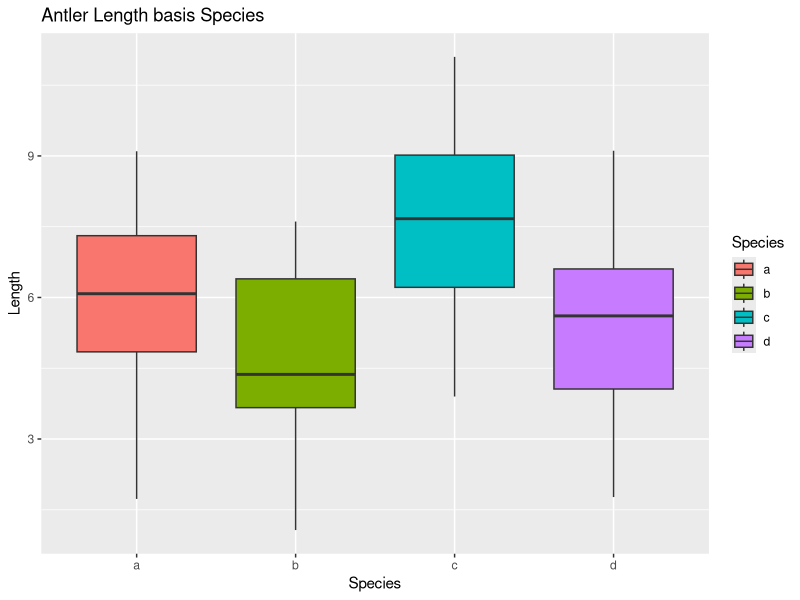

Write R code to recreate this figure.
## ---- chunk 1
knitr::opts_chunk$set(echo = TRUE)
## ---- chunk 2
library(ggplot2)
setwd("~/data_projects/fall22_hw/isye6414_hw/hw4")
## ---- chunk 3
data1 = read.csv("./homework04data01.csv",sep=",")
dim(data1)
summary(data1)
## ---- chunk 4
table(data1$Species)
## ---- chunk 5
ggplot(data1, aes(x=Species, y=Length, fill=Species)) +
    geom_boxplot() + ggtitle("Antler Length basis Species")
## ---- chunk 6
anova_v0 = aov(Length ~ Species, data=data1)
model.tables(anova_v0, type = "means")
## ---- chunk 7
summary(anova_v0)
## ---- chunk 8
    299.2/81
## ---- chunk 9
    90.0/3
## ---- chunk 10
TukeyHSD(anova_v0)
## ---- chunk 11
data2 = read.csv("./homework04Hospital.csv",sep=",")
dim(data2)
summary(data2)
## ---- chunk 12
lr_model = lm(Hours ~ ., data = data2)
summary(lr_model)
## ---- chunk 13
test = lm(Hours ~ Length, data = data2)
summary(test)
## ---- chunk 14
print ("Upper tale t")
qt(0.975, df = 12)
print ("Lower tale t")
qt(0.025, df = 12)
